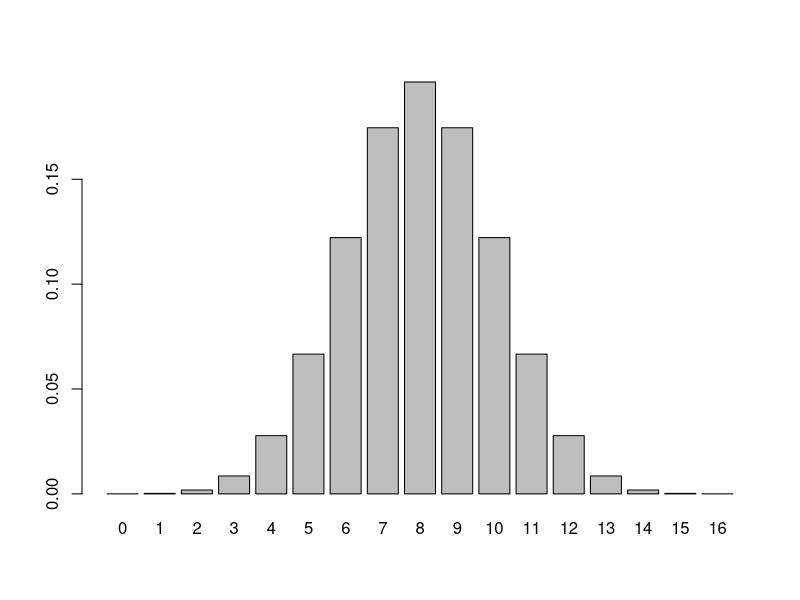

This chart was generated by the following R code:
# Przetestowaliśmy Jamesa Bonda na to, czy potrafi odróżnić Martini zmieszane od wstrząśniętego. 
# Zgadł w 12 przypadkach na 16.
# Czy możemy stwierdzić, że jest lepszy, niż gdyby zgadywał na chybił-trafił?

# Liczba sukcesów: 12 
# Liczba prób: 16
# Hipoteza zerowa: Bond zgaduje na chybił-trafił (50-50)
# Prawdopodobieństwo sukcesu, jeśli zgaduje na chybił-trafił: 0.5
# Rozkład prawdopodobieństwa dla liczby sukcesów, jeśli "strzela":

barplot(dbinom(0:16, 16, 0.5), names.arg = 0:16)

# Prawdopodobieństwo w 12, 13, 14, 15 i 16 przypadkach:
dbinom(12:16, 16, 0.5)

# Prawdopodobieństwo wyniku takiego, jak uzyskał, lub bardziej skrajnego (= lepszego)

sum(dbinom(12:16, 16, 0.5))

# Ta wartość nazywana jest w statystyce p-value.
# Jest podstawą do decyzji o tym, czy odrzucamy hipotezę zerową.